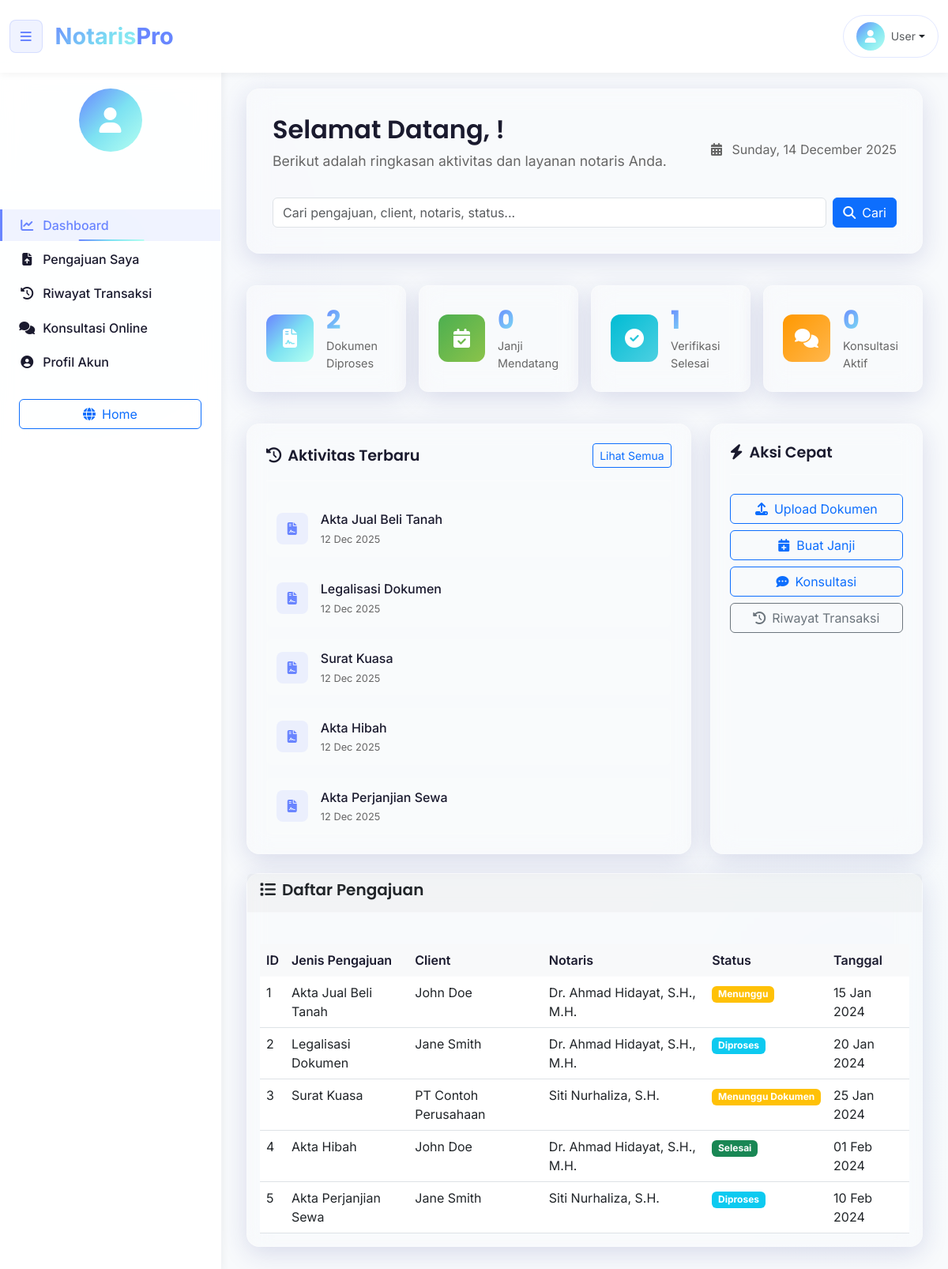
Page /dashboard.php on the committed database.
### tables this page shows
CREATE TABLE `pengajuan` (
  `id_pengajuan` int(11) NOT NULL,
  `id_client` int(11) NOT NULL,
  `id_notaris` int(11) DEFAULT NULL,
  `id_ppat` int(11) DEFAULT NULL,
  `id_status` int(11) NOT NULL,
  `jenis_pengajuan` varchar(50) NOT NULL,
  `deskripsi` text DEFAULT NULL,
  `tanggal_pengajuan` date DEFAULT NULL,
  `tanggal_selesai` date DEFAULT NULL,
  `created_at` timestamp NOT NULL DEFAULT current_timestamp(),
  `id_user` int(11) DEFAULT NULL
);

CREATE TABLE `pribadi` (
  `id_pribadi` int(11) NOT NULL,
  `id_client` int(11) NOT NULL,
  `nama_lengkap` varchar(100) NOT NULL,
  `nik` varchar(20) DEFAULT NULL,
  `tempat_lahir` varchar(50) DEFAULT NULL,
  `tanggal_lahir` date DEFAULT NULL
);

CREATE TABLE `notaris` (
  `id_notaris` int(11) NOT NULL,
  `id_user` int(11) DEFAULT NULL,
  `nama_notaris` varchar(100) NOT NULL,
  `nomor_notaris` varchar(50) DEFAULT NULL,
  `alamat_kantor` text DEFAULT NULL,
  `telepon` varchar(20) DEFAULT NULL
);

CREATE TABLE `status_pengajuan` (
  `id_status` int(11) NOT NULL,
  `nama_status` varchar(50) NOT NULL,
  `deskripsi` text DEFAULT NULL
);

CREATE TABLE `perusahaan` (
  `id_perusahaan` int(11) NOT NULL,
  `id_client` int(11) NOT NULL,
  `nama_perusahaan` varchar(100) NOT NULL,
  `npwp` varchar(30) DEFAULT NULL,
  `nama_direktur` varchar(100) DEFAULT NULL
);

### koneksi.php (called while the page is built, shortened)
<?php
$host = 'localhost';
$username = 'root';
$password = '';
$database = 'project_notaris';
$koneksi = mysqli_connect($host, $username, $password, $database);
mysqli_set_charset($koneksi, "utf8mb4");
function query($sql) {
    global $koneksi;
    return mysqli_query($koneksi, $sql);
}
function fetch_array($result) {
    if ($result) {
        return mysqli_fetch_array($result, MYSQLI_ASSOC);
    }
    return false;
}
function get_logged_in_user() {
    return null;
}
?>

### dashboard.php (the view, shortened to what this page needs)
<?php
require_once 'koneksi.php';
$current_user = get_logged_in_user();
$is_admin = ($current_user['role'] === 'AdminNotaris');
$search_term = isset($_GET['search']) ? sanitize($_GET['search']) : '';
$pengajuan_list = [];
$where_user = "";
if (!$is_admin) {
    $where_user = " AND (p.id_user = " . (int)$current_user['id_user'] . " OR p.id_user IS NULL)";
}
$where_clause = "";
$query = "
    SELECT p.*,
           c.jenis_client, c.nomor_telepon, c.email, c.alamat,
           sp.nama_status,
           n.nama_notaris,
           pp.nama_ppat,
           pr.nama_lengkap as nama_client_pribadi,
           pr.nik,
           pe.nama_perusahaan as nama_client_perusahaan,
           pe.npwp
    FROM Pengajuan p
    LEFT JOIN Client c ON p.id_client = c.id_client
    LEFT JOIN Status_Pengajuan sp ON p.id_status = sp.id_status
    LEFT JOIN Notaris n ON p.id_notaris = n.id_notaris
    LEFT JOIN Ppat pp ON p.id_ppat = pp.id_ppat
    LEFT JOIN Pribadi pr ON c.id_client = pr.id_client AND c.jenis_client = 'pribadi'
    LEFT JOIN Perusahaan pe ON c.id_client = pe.id_client AND c.jenis_client = 'perusahaan'
    WHERE 1=1 $where_user $where_clause
    ORDER BY p.created_at DESC
";
$result = query($query);
if ($result) {
    while ($row = fetch_array($result)) {
        $pengajuan_list[] = $row;
    }
}
$stats = [];
$query_doc = "SELECT COUNT(*) as count FROM Pengajuan WHERE id_status IN (SELECT id_status FROM Status_Pengajuan WHERE nama_status LIKE '%proses%' OR nama_status LIKE '%diproses%')";
$result_doc = query($query_doc);
$stats['doc_count'] = $result_doc ? fetch_array($result_doc)['count'] : 0;
$query_appt = "SELECT COUNT(*) as count FROM Jadwal WHERE tanggal_jadwal >= CURDATE()";
$result_appt = query($query_appt);
$stats['appointment_count'] = $result_appt ? fetch_array($result_appt)['count'] : 0;
$query_verified = "SELECT COUNT(*) as count FROM Pengajuan p JOIN Status_Pengajuan sp ON p.id_status = sp.id_status WHERE sp.nama_status LIKE '%selesai%'";
$result_verified = query($query_verified);
$stats['verified_count'] = $result_verified ? fetch_array($result_verified)['count'] : 0;
$query_consult = "SELECT COUNT(*) as count FROM Pengajuan WHERE jenis_pengajuan LIKE '%konsultasi%' AND id_status IN (SELECT id_status FROM Status_Pengajuan WHERE nama_status NOT LIKE '%selesai%')";
$result_consult = query($query_consult);
$stats['consultation_count'] = $result_consult ? fetch_array($result_consult)['count'] : 0;
$query_activities = "
    SELECT
        p.id_pengajuan,
        p.jenis_pengajuan,
        p.created_at,
        sp.nama_status
    FROM Pengajuan p
    JOIN Status_Pengajuan sp ON p.id_status = sp.id_status
    ORDER BY p.created_at DESC
    LIMIT 5
";
$result_activities = query($query_activities);
$activities = [];
if ($result_activities) {
    while ($row = fetch_array($result_activities)) {
        $activities[] = $row;
    }
}
function formatDate($date) {
    return date('d M Y', strtotime($date));
}
function getStatusClass($status) {
    $statusLower = strtolower($status);
    if (strpos($statusLower, 'selesai') !== false || strpos($statusLower, 'lunas') !== false) {
        return 'bg-success';
    } else if (strpos($statusLower, 'proses') !== false || strpos($statusLower, 'diproses') !== false) {
        return 'bg-info';
    } else if (strpos($statusLower, 'menunggu') !== false || strpos($statusLower, 'pending') !== false) {
        return 'bg-warning';
    } else if (strpos($statusLower, 'tolak') !== false || strpos($statusLower, 'batal') !== false) {
        return 'bg-danger';
    }
    return 'bg-secondary';
}
function getClientName($pengajuan) {
    if ($pengajuan['nama_client_pribadi']) {
        return $pengajuan['nama_client_pribadi'];
    } else if ($pengajuan['nama_client_perusahaan']) {
        return $pengajuan['nama_client_perusahaan'];
    }
    return 'N/A';
}
?>
<!DOCTYPE html>
<html lang="id">
<head>
    <link href="https://cdn.jsdelivr.net/npm/bootstrap@5.3.0/dist/css/bootstrap.min.css" rel="stylesheet">
    <link rel="stylesheet" href="https://cdnjs.cloudflare.com/ajax/libs/font-awesome/6.4.0/css/all.min.css">
    <link rel="stylesheet" href="styles/main.css">
    <link rel="stylesheet" href="styles/navbar.css">
    <link rel="stylesheet" href="styles/sidebar.css">
    <link rel="stylesheet" href="styles/dashboard.css">
</head>
<body class="dashboard-body">
     <?php include 'components/navbar.php'; ?>
    <div class="dashboard-container">
        <?php include 'components/sidebar.php'; ?>
        <main class="main-content" id="mainContent">
            <div class="welcome-section glass-effect">
                <div class="row align-items-center">
                    <div class="col-md-8">
                        <h1 class="welcome-title">Selamat Datang, <span id="welcomeUserName"><?php echo htmlspecialchars(explode(' ', $current_user['nama_lengkap'])[0]); ?></span>!</h1>
                        <p class="welcome-text">Berikut adalah ringkasan aktivitas dan layanan notaris Anda.</p>
                    </div>
                    <div class="col-md-4 text-end">
                        <div class="date-display">
                            <i class="fas fa-calendar-alt me-2"></i>
                            <span id="currentDate"><?php echo date('l, d F Y', strtotime('now')); ?></span>
                        </div>
                    </div>
                </div>
                <div class="row mt-3">
                    <div class="col-md-12">
                        <form method="GET" action="dashboard.php" class="d-flex gap-2">
                            <div class="flex-grow-1">
                                <input type="text" name="search" class="form-control"
                                       placeholder="Cari pengajuan, client, notaris, status..."
                                       value="<?= htmlspecialchars($search_term) ?>">
                            </div>
                            <button type="submit" class="btn btn-primary">
                                <i class="fas fa-search me-2"></i>Cari
                            </button>
                        </form>
                    </div>
                </div>
            </div>
            <div class="row g-3 mt-4">
                <div class="col-md-3">
                    <div class="stat-card glass-effect">
                        <div class="stat-icon bg-primary">
                            <i class="fas fa-file-contract"></i>
                        </div>
                        <div class="stat-content">
                            <h3 class="stat-number"><?php echo $stats['doc_count']; ?></h3>
                            <p class="stat-label">Dokumen Diproses</p>
                        </div>
                    </div>
                </div>
                <div class="col-md-3">
                    <div class="stat-card glass-effect">
                        <div class="stat-icon bg-success">
                            <i class="fas fa-calendar-check"></i>
                        </div>
                        <div class="stat-content">
                            <h3 class="stat-number"><?php echo $stats['appointment_count']; ?></h3>
                            <p class="stat-label">Janji Mendatang</p>
                        </div>
                    </div>
                </div>
                <div class="col-md-3">
                    <div class="stat-card glass-effect">
                        <div class="stat-icon bg-info">
                            <i class="fas fa-check-circle"></i>
                        </div>
                        <div class="stat-content">
                            <h3 class="stat-number"><?php echo $stats['verified_count']; ?></h3>
                            <p class="stat-label">Verifikasi Selesai</p>
                        </div>
                    </div>
                </div>
                <div class="col-md-3">
                    <div class="stat-card glass-effect">
                        <div class="stat-icon bg-warning">
                            <i class="fas fa-comments"></i>
                        </div>
                        <div class="stat-content">
                            <h3 class="stat-number"><?php echo $stats['consultation_count']; ?></h3>
                            <p class="stat-label">Konsultasi Aktif</p>
                        </div>
                    </div>
                </div>
            </div>
            <div class="row g-4 mt-3">
                <div class="col-lg-8">
                    <div class="activities-card glass-effect">
                        <div class="card-header">
                            <h5 class="card-title">
                                <i class="fas fa-history me-2"></i>Aktivitas Terbaru
                            </h5>
                            <a href="pengajuan.php" class="btn btn-sm btn-outline-primary">Lihat Semua</a>
                        </div>
                        <div class="card-body">
                            <div class="activity-list">
                                <?php if (empty($activities)): ?>
                                    <p class="text-muted text-center">Tidak ada aktivitas</p>
                                <?php else: ?>
                                    <?php foreach ($activities as $activity): ?>
                                        <div class="activity-item">
                                            <div class="activity-icon">
                                                <i class="fas fa-file-contract"></i>
                                            </div>
                                            <div class="activity-content">
                                                <div class="activity-title"><?php echo htmlspecialchars($activity['jenis_pengajuan']); ?></div>
                                                <div class="activity-time"><?php echo formatDate($activity['created_at']); ?></div>
                                            </div>
                                        </div>
                                    <?php endforeach; ?>
                                <?php endif; ?>
                            </div>
                        </div>
                    </div>
                </div>
                <div class="col-lg-4">
                    <div class="quick-actions-card glass-effect">
                        <div class="card-header">
                            <h5 class="card-title">
                                <i class="fas fa-bolt me-2"></i>Aksi Cepat
                            </h5>
                        </div>
                        <div class="card-body">
                            <div class="d-grid gap-2">
                                <button class="btn btn-outline-primary" data-bs-toggle="modal" data-bs-target="#uploadDokumenModal">
                                    <i class="fas fa-upload me-2"></i>Upload Dokumen
                                </button>
                                <button class="btn btn-outline-primary" data-bs-toggle="modal" data-bs-target="#buatJanjiModal">
                                    <i class="fas fa-calendar-plus me-2"></i>Buat Janji
                                </button>
                                <a href="konsultasi.php?action=list" class="btn btn-outline-primary">
                                    <i class="fas fa-comment-dots me-2"></i>Konsultasi
                                </a>
                                <a href="riwayat.php" class="btn btn-outline-secondary">
                                    <i class="fas fa-history me-2"></i>Riwayat Transaksi
                                </a>
                            </div>
                        </div>
                    </div>
                </div>
            </div>
            <?php if (!empty($pengajuan_list)): ?>
            <div class="row mt-4">
                <div class="col-12">
                    <div class="card glass-effect">
                        <div class="card-header">
                            <h5 class="mb-0">
                                <i class="fas fa-list me-2"></i>Daftar Pengajuan
                            </h5>
                        </div>
                        <div class="card-body">
                            <div class="table-responsive">
                                <table class="table table-hover">
                                    <thead class="table-light">
                                        <tr>
                                            <th>ID</th>
                                            <th>Jenis Pengajuan</th>
                                            <th>Client</th>
                                            <th>Notaris</th>
                                            <th>Status</th>
                                            <th>Tanggal</th>
                                        </tr>
                                    </thead>
                                    <tbody>
                                        <?php foreach($pengajuan_list as $p): ?>
                                        <tr>
                                            <td><?= htmlspecialchars($p['id_pengajuan']) ?></td>
                                            <td><?= htmlspecialchars($p['jenis_pengajuan']) ?></td>
                                            <td><?= htmlspecialchars(getClientName($p)) ?></td>
                                            <td><?= htmlspecialchars($p['nama_notaris'] ?? '-') ?></td>
                                            <td>
                                                <span class="badge <?= getStatusClass($p['nama_status']) ?>">
                                                    <?= htmlspecialchars($p['nama_status'] ?? '-') ?>
                                                </span>
                                            </td>
                                            <td><?= formatDate($p['tanggal_pengajuan']) ?></td>
                                        </tr>
                                        <?php endforeach; ?>
                                    </tbody>
                                </table>
                            </div>
                        </div>
                    </div>
                </div>
            </div>
            <?php endif; ?>
</body>
</html>

### rows in the picture
pengajuan: jenis_pengajuan "Akta Jual Beli Tanah", created_at "12 Dec 2025", id_pengajuan "1", pribadi.nama_lengkap "John Doe", id_notaris.nama_notaris "Dr. Ahmad Hidayat, S.H., M.H.", id_status.nama_status "Menunggu", tanggal_pengajuan "15 Jan 2024"
pengajuan: jenis_pengajuan "Legalisasi Dokumen", created_at "12 Dec 2025", id_pengajuan "2", pribadi.nama_lengkap "Jane Smith", id_notaris.nama_notaris "Dr. Ahmad Hidayat, S.H., M.H.", id_status.nama_status "Diproses", tanggal_pengajuan "20 Jan 2024"
pengajuan: jenis_pengajuan "Surat Kuasa", created_at "12 Dec 2025", id_pengajuan "3", perusahaan.nama_perusahaan "PT Contoh Perusahaan", id_notaris.nama_notaris "Siti Nurhaliza, S.H.", id_status.nama_status "Menunggu Dokumen", tanggal_pengajuan "25 Jan 2024"
pengajuan: jenis_pengajuan "Akta Hibah", created_at "12 Dec 2025", id_pengajuan "4", pribadi.nama_lengkap "John Doe", id_notaris.nama_notaris "Dr. Ahmad Hidayat, S.H., M.H.", id_status.nama_status "Selesai", tanggal_pengajuan "01 Feb 2024"
pengajuan: jenis_pengajuan "Akta Perjanjian Sewa", created_at "12 Dec 2025", id_pengajuan "5", pribadi.nama_lengkap "Jane Smith", id_notaris.nama_notaris "Siti Nurhaliza, S.H.", id_status.nama_status "Diproses", tanggal_pengajuan "10 Feb 2024"
